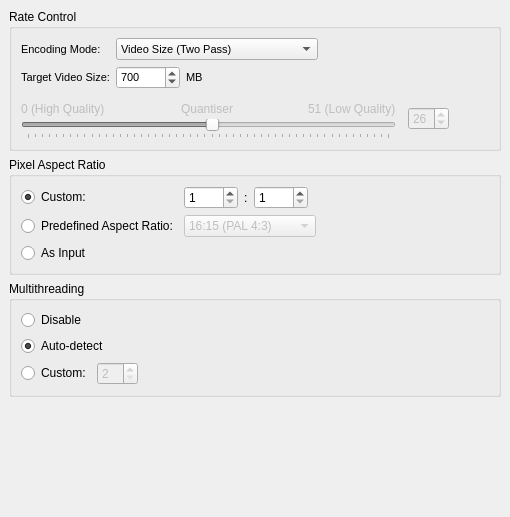
     <widget class="QWidget" name="tab_1" >
      <attribute name="title" >
       <string>General</string>
      </attribute>
      <layout class="QVBoxLayout" >
       <property name="margin" >
        <number>9</number>
       </property>
       <property name="spacing" >
        <number>6</number>
       </property>
       <item>
        <widget class="QGroupBox" name="groupBox_2" >
         <property name="title" >
          <string>Rate Control</string>
         </property>
         <layout class="QVBoxLayout" >
          <property name="margin" >
           <number>9</number>
          </property>
          <property name="spacing" >
           <number>6</number>
          </property>
          <item>
           <layout class="QGridLayout" >
            <property name="margin" >
             <number>0</number>
            </property>
            <property name="spacing" >
             <number>6</number>
            </property>
            <item row="1" column="0" >
             <widget class="QLabel" name="targetRateControlLabel1" >
              <property name="font" >
               <font>
                <family>MS Shell Dlg 2</family>
                <pointsize>8</pointsize>
                <weight>50</weight>
                <italic>false</italic>
                <bold>false</bold>
                <underline>false</underline>
                <strikeout>false</strikeout>
               </font>
              </property>
              <property name="text" >
               <string>Target Video Size:</string>
              </property>
             </widget>
            </item>
            <item row="0" column="1" >
             <layout class="QHBoxLayout" >
              <property name="margin" >
               <number>0</number>
              </property>
              <property name="spacing" >
               <number>6</number>
              </property>
              <item>
               <widget class="QComboBox" name="encodingModeComboBox" >
                <property name="font" >
                 <font>
                  <family>MS Shell Dlg 2</family>
                  <pointsize>8</pointsize>
                  <weight>50</weight>
                  <italic>false</italic>
                  <bold>false</bold>
                  <underline>false</underline>
                  <strikeout>false</strikeout>
                 </font>
                </property>
                <property name="currentIndex" >
                 <number>3</number>
                </property>
                <item>
                 <property name="text" >
                  <string>Constant Bitrate (Single Pass)</string>
                 </property>
                </item>
                <item>
                 <property name="text" >
                  <string>Constant Quantiser (Single Pass)</string>
                 </property>
                </item>
                <item>
                 <property name="text" >
                  <string>Constant Rate Factor (Single Pass)</string>
                 </property>
                </item>
                <item>
                 <property name="text" >
                  <string>Video Size (Two Pass)</string>
                 </property>
                </item>
                <item>
                 <property name="text" >
                  <string>Average Bitrate (Two Pass)</string>
                 </property>
                </item>
               </widget>
              </item>
              <item>
               <spacer>
                <property name="orientation" >
                 <enum>Qt::Horizontal</enum>
                </property>
                <property name="sizeHint" >
                 <size>
                  <width>40</width>
                  <height>20</height>
                 </size>
                </property>
               </spacer>
              </item>
             </layout>
            </item>
            <item row="0" column="0" >
             <widget class="QLabel" name="label" >
              <property name="font" >
               <font>
                <family>MS Shell Dlg 2</family>
                <pointsize>8</pointsize>
                <weight>50</weight>
                <italic>false</italic>
                <bold>false</bold>
                <underline>false</underline>
                <strikeout>false</strikeout>
               </font>
              </property>
              <property name="text" >
               <string>Encoding Mode:</string>
              </property>
             </widget>
            </item>
            <item row="1" column="1" >
             <layout class="QHBoxLayout" >
              <property name="margin" >
               <number>0</number>
              </property>
              <property name="spacing" >
               <number>6</number>
              </property>
              <item>
               <widget class="QSpinBox" name="targetRateControlSpinBox" >
                <property name="font" >
                 <font>
                  <family>MS Shell Dlg 2</family>
                  <pointsize>8</pointsize>
                  <weight>50</weight>
                  <italic>false</italic>
                  <bold>false</bold>
                  <underline>false</underline>
                  <strikeout>false</strikeout>
                 </font>
                </property>
                <property name="prefix" >
                 <string/>
                </property>
                <property name="maximum" >
                 <number>999999999</number>
                </property>
                <property name="value" >
                 <number>700</number>
                </property>
               </widget>
              </item>
              <item>
               <widget class="QLabel" name="targetRateControlLabel2" >
                <property name="font" >
                 <font>
                  <family>MS Shell Dlg 2</family>
                  <pointsize>8</pointsize>
                  <weight>50</weight>
                  <italic>false</italic>
                  <bold>false</bold>
                  <underline>false</underline>
                  <strikeout>false</strikeout>
                 </font>
                </property>
                <property name="text" >
                 <string>MB</string>
                </property>
               </widget>
              </item>
              <item>
               <spacer>
                <property name="orientation" >
                 <enum>Qt::Horizontal</enum>
                </property>
                <property name="sizeHint" >
                 <size>
                  <width>183</width>
                  <height>20</height>
                 </size>
                </property>
               </spacer>
              </item>
             </layout>
            </item>
           </layout>
          </item>
          <item>
           <spacer>
            <property name="orientation" >
             <enum>Qt::Vertical</enum>
            </property>
            <property name="sizeType" >
             <enum>QSizePolicy::Fixed</enum>
            </property>
            <property name="sizeHint" >
             <size>
              <width>20</width>
              <height>4</height>
             </size>
            </property>
           </spacer>
          </item>
          <item>
           <layout class="QHBoxLayout" >
            <property name="margin" >
             <number>0</number>
            </property>
            <property name="spacing" >
             <number>6</number>
            </property>
            <item>
             <layout class="QHBoxLayout" >
              <property name="margin" >
               <number>0</number>
              </property>
              <property name="spacing" >
               <number>12</number>
              </property>
              <item>
               <layout class="QVBoxLayout" >
                <property name="margin" >
                 <number>0</number>
                </property>
                <property name="spacing" >
                 <number>0</number>
                </property>
                <item>
                 <layout class="QHBoxLayout" >
                  <property name="margin" >
                   <number>0</number>
                  </property>
                  <property name="spacing" >
                   <number>0</number>
                  </property>
                  <item>
                   <widget class="QLabel" name="quantiserLabel1" >
                    <property name="enabled" >
                     <bool>false</bool>
                    </property>
                    <property name="text" >
                     <string>0 (High Quality)</string>
                    </property>
                   </widget>
                  </item>
                  <item>
                   <spacer>
                    <property name="orientation" >
                     <enum>Qt::Horizontal</enum>
                    </property>
                    <property name="sizeHint" >
                     <size>
                      <width>40</width>
                      <height>20</height>
                     </size>
                    </property>
                   </spacer>
                  </item>
                  <item>
                   <widget class="QLabel" name="quantiserLabel2" >
                    <property name="enabled" >
                     <bool>false</bool>
                    </property>
                    <property name="text" >
                     <string>Quantiser</string>
                    </property>
                   </widget>
                  </item>
                  <item>
                   <spacer>
                    <property name="orientation" >
                     <enum>Qt::Horizontal</enum>
                    </property>
                    <property name="sizeHint" >
                     <size>
                      <width>40</width>
                      <height>20</height>
                     </size>
                    </property>
                   </spacer>
                  </item>
                  <item>
                   <widget class="QLabel" name="quantiserLabel3" >
                    <property name="enabled" >
                     <bool>false</bool>
                    </property>
                    <property name="text" >
                     <string>51 (Low Quality)</string>
                    </property>
                   </widget>
                  </item>
                 </layout>
                </item>
                <item>
                 <widget class="QSlider" name="quantiserSlider" >
                  <property name="enabled" >
                   <bool>false</bool>
                  </property>
                  <property name="minimumSize" >
                   <size>
                    <width>375</width>
                    <height>0</height>
                   </size>
                  </property>
                  <property name="maximum" >
                   <number>51</number>
                  </property>
                  <property name="pageStep" >
                   <number>5</number>
                  </property>
                  <property name="value" >
                   <number>26</number>
                  </property>
                  <property name="orientation" >
                   <enum>Qt::Horizontal</enum>
                  </property>
                  <property name="tickPosition" >
                   <enum>QSlider::TicksBelow</enum>
                  </property>
                 </widget>
                </item>
               </layout>
              </item>
              <item>
               <widget class="QSpinBox" name="quantiserSpinBox" >
                <property name="enabled" >
                 <bool>false</bool>
                </property>
                <property name="maximum" >
                 <number>51</number>
                </property>
                <property name="value" >
                 <number>26</number>
                </property>
               </widget>
              </item>
             </layout>
            </item>
            <item>
             <spacer>
              <property name="orientation" >
               <enum>Qt::Horizontal</enum>
              </property>
              <property name="sizeHint" >
               <size>
                <width>40</width>
                <height>20</height>
               </size>
              </property>
             </spacer>
            </item>
           </layout>
          </item>
         </layout>
        </widget>
       </item>
       <item>
        <widget class="QGroupBox" name="groupBox_15" >
         <property name="title" >
          <string>Pixel Aspect Ratio</string>
         </property>
         <layout class="QVBoxLayout" >
          <property name="margin" >
           <number>9</number>
          </property>
          <property name="spacing" >
           <number>6</number>
          </property>
          <item>
           <layout class="QGridLayout" >
            <property name="margin" >
             <number>0</number>
            </property>
            <property name="spacing" >
             <number>6</number>
            </property>
            <item row="0" column="0" >
             <widget class="QRadioButton" name="sarCustomRadioButton" >
              <property name="text" >
               <string>Custom:</string>
              </property>
              <property name="checked" >
               <bool>true</bool>
              </property>
             </widget>
            </item>
            <item row="2" column="0" >
             <widget class="QRadioButton" name="sarAsInputRadioButton" >
              <property name="text" >
               <string>As Input</string>
              </property>
             </widget>
            </item>
            <item row="2" column="1" >
             <layout class="QHBoxLayout" >
              <property name="margin" >
               <number>0</number>
              </property>
              <property name="spacing" >
               <number>6</number>
              </property>
              <item>
               <widget class="QLabel" name="sarAsInputLabel" >
                <property name="enabled" >
                 <bool>false</bool>
                </property>
                <property name="text" >
                 <string/>
                </property>
               </widget>
              </item>
              <item>
               <spacer>
                <property name="orientation" >
                 <enum>Qt::Horizontal</enum>
                </property>
                <property name="sizeHint" >
                 <size>
                  <width>40</width>
                  <height>20</height>
                 </size>
                </property>
               </spacer>
              </item>
             </layout>
            </item>
            <item row="0" column="1" >
             <layout class="QHBoxLayout" >
              <property name="margin" >
               <number>0</number>
              </property>
              <property name="spacing" >
               <number>6</number>
              </property>
              <item>
               <widget class="QSpinBox" name="sarCustomSpinBox1" >
                <property name="maximum" >
                 <number>9999</number>
                </property>
                <property name="minimum" >
                 <number>1</number>
                </property>
                <property name="value" >
                 <number>1</number>
                </property>
               </widget>
              </item>
              <item>
               <widget class="QLabel" name="sarCustomLabel" >
                <property name="text" >
                 <string>:</string>
                </property>
               </widget>
              </item>
              <item>
               <widget class="QSpinBox" name="sarCustomSpinBox2" >
                <property name="maximum" >
                 <number>9999</number>
                </property>
                <property name="minimum" >
                 <number>1</number>
                </property>
                <property name="value" >
                 <number>1</number>
                </property>
               </widget>
              </item>
              <item>
               <spacer>
                <property name="orientation" >
                 <enum>Qt::Horizontal</enum>
                </property>
                <property name="sizeHint" >
                 <size>
                  <width>40</width>
                  <height>20</height>
                 </size>
                </property>
               </spacer>
              </item>
             </layout>
            </item>
            <item row="1" column="0" >
             <widget class="QRadioButton" name="sarPredefinedRadioButton" >
              <property name="text" >
               <string>Predefined Aspect Ratio:</string>
              </property>
             </widget>
            </item>
            <item row="1" column="1" >
             <layout class="QHBoxLayout" >
              <property name="margin" >
               <number>0</number>
              </property>
              <property name="spacing" >
               <number>6</number>
              </property>
              <item>
               <widget class="QComboBox" name="sarPredefinedComboBox" >
                <property name="enabled" >
                 <bool>false</bool>
                </property>
                <item>
                 <property name="text" >
                  <string>16:15 (PAL 4:3)</string>
                 </property>
                </item>
                <item>
                 <property name="text" >
                  <string>64:45 (PAL 16:9)</string>
                 </property>
                </item>
                <item>
                 <property name="text" >
                  <string>8:9 (NTSC 4:3)</string>
                 </property>
                </item>
                <item>
                 <property name="text" >
                  <string>32:27 (NTSC 16:9)</string>
                 </property>
                </item>
               </widget>
              </item>
              <item>
               <spacer>
                <property name="orientation" >
                 <enum>Qt::Horizontal</enum>
                </property>
                <property name="sizeHint" >
                 <size>
                  <width>40</width>
                  <height>20</height>
                 </size>
                </property>
               </spacer>
              </item>
             </layout>
            </item>
           </layout>
          </item>
         </layout>
        </widget>
       </item>
       <item>
        <widget class="QGroupBox" name="groupBox_17" >
         <property name="title" >
          <string>Multithreading</string>
         </property>
         <layout class="QVBoxLayout" >
          <property name="margin" >
           <number>9</number>
          </property>
          <property name="spacing" >
           <number>6</number>
          </property>
          <item>
           <layout class="QVBoxLayout" >
            <property name="margin" >
             <number>0</number>
            </property>
            <property name="spacing" >
             <number>6</number>
            </property>
            <item>
             <widget class="QRadioButton" name="threadDisableRadioButton" >
              <property name="text" >
               <string>Disable</string>
              </property>
             </widget>
            </item>
            <item>
             <widget class="QRadioButton" name="threadAutoDetectRadioButton" >
              <property name="text" >
               <string>Auto-detect</string>
              </property>
              <property name="checked" >
               <bool>true</bool>
              </property>
             </widget>
            </item>
            <item>
             <layout class="QHBoxLayout" >
              <property name="margin" >
               <number>0</number>
              </property>
              <property name="spacing" >
               <number>6</number>
              </property>
              <item>
               <widget class="QRadioButton" name="threadCustomRadioButton" >
                <property name="text" >
                 <string>Custom:</string>
                </property>
               </widget>
              </item>
              <item>
               <widget class="QSpinBox" name="threadCustomSpinBox" >
                <property name="enabled" >
                 <bool>false</bool>
                </property>
                <property name="maximum" >
                 <number>32</number>
                </property>
                <property name="minimum" >
                 <number>2</number>
                </property>
               </widget>
              </item>
              <item>
               <spacer>
                <property name="orientation" >
                 <enum>Qt::Horizontal</enum>
                </property>
                <property name="sizeHint" >
                 <size>
                  <width>40</width>
                  <height>20</height>
                 </size>
                </property>
               </spacer>
              </item>
             </layout>
            </item>
           </layout>
          </item>
         </layout>
        </widget>
       </item>
       <item>
        <spacer>
         <property name="orientation" >
          <enum>Qt::Vertical</enum>
         </property>
         <property name="sizeHint" >
          <size>
           <width>436</width>
           <height>111</height>
          </size>
         </property>
        </spacer>
       </item>
      </layout>
     </widget>
